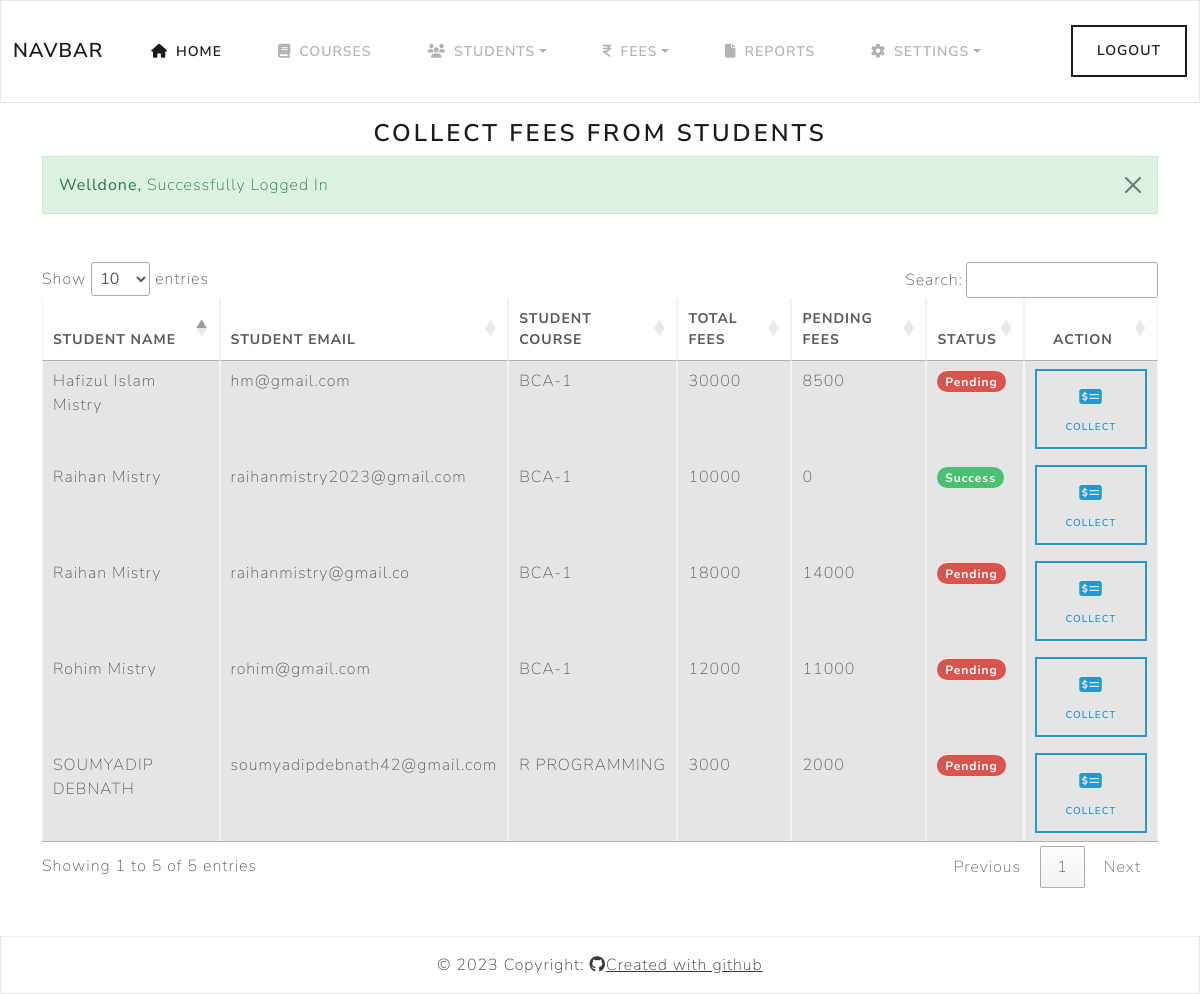
Page /admin/fees.php (signed in) on the committed database.
### tables this page shows
CREATE TABLE `students` (
  `id` int(250) NOT NULL,
  `student_name` text NOT NULL,
  `student_email` varchar(250) NOT NULL,
  `student_phone` varchar(250) NOT NULL,
  `student_address` text NOT NULL,
  `student_identity` varchar(250) NOT NULL,
  `student_identity_number` varchar(250) NOT NULL,
  `student_course` varchar(250) NOT NULL,
  `student_course_price` int(250) NOT NULL,
  `course_duration` int(250) NOT NULL,
  `total_fees` int(250) NOT NULL,
  `pending_fees` int(250) NOT NULL,
  `date` datetime NOT NULL DEFAULT current_timestamp()
);

### admin/fees.php (the view, shortened to what this page needs)
<?php
	include'header.php';
?>
		<div class="container mt-3">
		<div class="page-title text-center">
            <h3>Collect Fees from Students
            </h3>
        </div>
        <?php
        if (isset($_SESSION['msg'])) {
        	?>
        		<div class="alert alert-dismissible alert-success">
					<button type="button" class="btn-close" data-bs-dismiss="alert"></button>
					<strong>Welldone,</strong> <?php echo $_SESSION['msg']; ?>
				</div>
        	<?php
        }
        ?>
		<div class="table-responsive my-5">
			<table class="table table-bordered table-hover">
			  <thead class="mt-3">
			    <tr>
			      <th scope="col">STUDENT NAME</th>
			      <th scope="col">STUDENT EMAIL</th>
			      <th scope="col">STUDENT COURSE</th>
			      <th scope="col">TOTAL FEES</th>
			      <th scope="col">PENDING FEES</th>
			      <th scope="col">Status</th>
			      <th scope="col" class="text-center">Action</th>
			    </tr>
			  </thead>
			  <tbody>
			  	<?php
			  		$selectQuery = mysqli_query($conn, "SELECT * FROM `students` WHERE 1");
			  		while ($result = mysqli_fetch_assoc($selectQuery)) {
			  			?>
			  				<tr class="table-active">
						      <td><?php echo($result['student_name']); ?></td>
						      <td><?php echo($result['student_email']); ?></td>
						      <td><?php echo($result['student_course']); ?></td>
						      <td><?php echo($result['total_fees']); ?></td>
						      <td><?php echo($result['pending_fees']); ?></td>
						      <td><?php if ($result['pending_fees'] == 0) {
						      	?>
						      	<span class="badge rounded-pill bg-success">Success</span>
						      	<?php
						      } else{
						      	?>
						      	<span class="badge rounded-pill bg-danger">Pending</span>
						      	<?php
						      }
						  ?></td>
				                <td class="text-center">
				                	<a href="./fees_collection.php?email=<?php echo $result['student_email']; ?>" type="button" class="btn btn-outline-info btn-sm"><i class="fa-solid fa-money-check-dollar fa-2x p-2"></i>Collect</a>
				                </td>
						    </tr>
			  			<?php
			  		}
			  	?>
				</tbody>
			</table>
		</div>
	</div>
<?php
	include'footer.php';
?>

### rows in the picture
students: student_name "Raihan Mistry", student_email "raihanmistry2023@gmail.com", student_course "BCA-1", total_fees "10000", pending_fees "0", shows "Success"
students: student_name "Raihan Mistry", student_email "raihanmistry@gmail.co", student_course "BCA-1", total_fees "18000", pending_fees "14000", shows "Pending"
students: student_name "Hafizul Islam Mistry", student_email "hm@gmail.com", student_course "BCA-1", total_fees "30000", pending_fees "8500", shows "Pending"
students: student_name "Rohim Mistry", student_email "rohim@gmail.com", student_course "BCA-1", total_fees "12000", pending_fees "11000", shows "Pending"
students: student_name "SOUMYADIP DEBNATH", student_email "soumyadipdebnath42@gmail.com", student_course "R PROGRAMMING", total_fees "3000", pending_fees "2000", shows "Pending"

### other values in the picture
$_SESSION['msg'] "Successfully Logged In"
